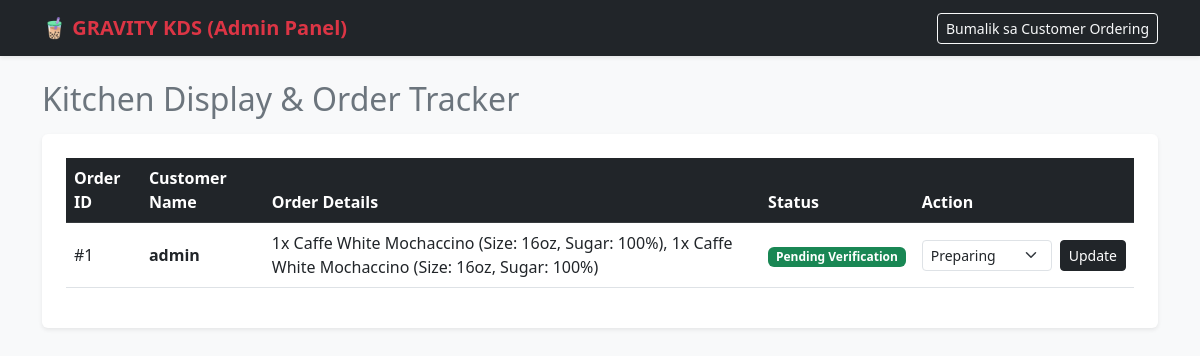
Page /kds.php on the committed database.
### tables this page shows
CREATE TABLE orders (
        id INTEGER PRIMARY KEY AUTOINCREMENT,
        user_id INTEGER DEFAULT 0,
        customer_name TEXT NOT NULL,
        order_details TEXT NOT NULL,
        total_price REAL NOT NULL,
        deposit_amount REAL DEFAULT 0,
        payment_ref TEXT DEFAULT '',
        status TEXT DEFAULT 'Pending Verification',
        created_at DATETIME DEFAULT CURRENT_TIMESTAMP
    );

### kds.php (the view, shortened to what this page needs)
<?php
try {
    $pdo = new PDO("sqlite:gravity_pos.db");
    $pdo->setAttribute(PDO::ATTR_ERRMODE, PDO::ERRMODE_EXCEPTION);
    $orders = $pdo->query("SELECT * FROM orders ORDER BY id DESC")->fetchAll(PDO::FETCH_ASSOC);
} catch (PDOException $e) {
    $orders = [];
}
?>
<!DOCTYPE html>
<html lang="en">
<head>
    <link href="https://cdn.jsdelivr.net/npm/bootstrap@5.3.0/dist/css/bootstrap.min.css" rel="stylesheet">
</head>
<body class="bg-light">
    <nav class="navbar navbar-dark bg-dark mb-4 shadow-sm">
        <div class="container">
            <a class="navbar-brand fw-bold text-danger" href="#">🧋 GRAVITY KDS (Admin Panel)</a>
            <a href="index.php" class="btn btn-outline-light btn-sm">Bumalik sa Customer Ordering</a>
        </div>
    </nav>
    <div class="container mb-5">
        <h2 class="mb-3 text-secondary">Kitchen Display & Order Tracker</h2>
        <div class="card p-4 shadow-sm border-0">
            <div class="table-responsive">
                <table class="table table-hover align-middle">
                    <thead class="table-dark">
                        <tr>
                            <th>Order ID</th>
                            <th>Customer Name</th>
                            <th>Order Details</th>
                            <th>Status</th>
                            <th>Action</th>
                        </tr>
                    </thead>
                    <tbody>
                        <?php if (!empty($orders)): ?>
                            <?php foreach ($orders as $o): ?>
                                <tr>
                                    <td>#<?= $o['id']; ?></td>
                                    <td><strong><?= htmlspecialchars($o['customer_name']); ?></strong></td>
                                    <td><?= htmlspecialchars($o['order_details']); ?></td>
                                    <td>
                                        <span class="badge bg-<?= $o['status'] === 'Preparing' ? 'warning text-dark' : ($o['status'] === 'Ready' ? 'primary' : 'success'); ?>">
                                            <?= htmlspecialchars($o['status']); ?>
                                        </span>
                                    </td>
                                    <td>
                                        <form method="POST" class="d-flex gap-2">
                                            <select name="status" class="form-select form-select-sm" style="width: 130px;">
                                                <option value="Preparing" <?= $o['status'] == 'Preparing' ? 'selected' : ''; ?>>Preparing</option>
                                            </select>
                                            <button type="submit" class="btn btn-sm btn-dark">Update</button>
                                        </form>
                                    </td>
                                </tr>
                            <?php endforeach; ?>
                        <?php else: ?>
                            <tr><td colspan="5" class="text-center text-muted py-4">Wala pang pumasok na order.</td></tr>
                        <?php endif; ?>
                    </tbody>
                </table>
            </div>
        </div>
    </div>
</body>
</html>

### rows in the picture
orders: id "1", customer_name "admin", order_details "1x Caffe White Mochaccino (Size: 16oz, Sugar: 100%), 1x Caffe White Mochaccino (Size: 16oz, Sugar: 100%)", status "Pending Verification"
